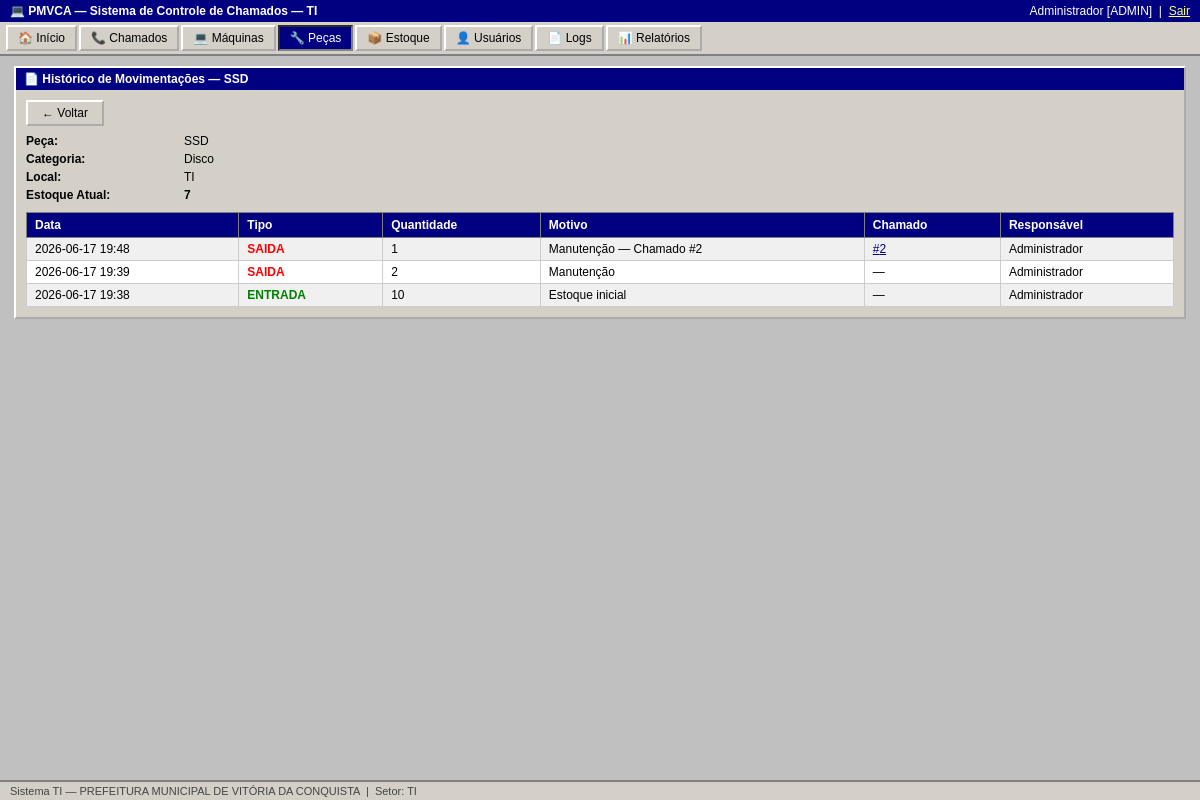
/pecas/1/historico (signed in), run on the app's committed database.
### tables this page shows
CREATE TABLE usuarios (
        id INTEGER PRIMARY KEY AUTOINCREMENT,
        nome TEXT NOT NULL, cpf TEXT UNIQUE NOT NULL, senha TEXT NOT NULL,
        perfil TEXT NOT NULL DEFAULT 'usuario', setor TEXT NOT NULL,
        ativo INTEGER NOT NULL DEFAULT 1, criado_em TEXT NOT NULL);

CREATE TABLE pecas (
        id INTEGER PRIMARY KEY AUTOINCREMENT,
        nome TEXT NOT NULL, categoria TEXT NOT NULL,
        observacao TEXT, criado_em TEXT NOT NULL);

CREATE TABLE estoque (
        id INTEGER PRIMARY KEY AUTOINCREMENT,
        peca_id INTEGER UNIQUE NOT NULL, local TEXT NOT NULL,
        quantidade INTEGER NOT NULL DEFAULT 0, observacao TEXT, criado_em TEXT NOT NULL,
        FOREIGN KEY(peca_id) REFERENCES pecas(id));

CREATE TABLE movimentacoes_estoque (
        id INTEGER PRIMARY KEY AUTOINCREMENT,
        peca_id INTEGER NOT NULL, tipo TEXT NOT NULL, quantidade INTEGER NOT NULL,
        motivo TEXT NOT NULL, chamado_id INTEGER, usuario_id INTEGER, data TEXT NOT NULL,
        FOREIGN KEY(peca_id) REFERENCES pecas(id));

### app.py (the view)
@app.route('/pecas/<int:pid>/historico')
@login_required
def peca_historico(pid):
    conn = get_db()
    p    = conn.execute("""SELECT p.*, e.local as estoque_local, e.quantidade as estoque_quantidade
        FROM pecas p LEFT JOIN estoque e ON e.peca_id=p.id WHERE p.id=?""",(pid,)).fetchone()
    hist = conn.execute("""SELECT m.*, u.nome as usuario_nome FROM movimentacoes_estoque m
        LEFT JOIN usuarios u ON m.usuario_id=u.id WHERE m.peca_id=? ORDER BY m.data DESC""",(pid,)).fetchall()
    conn.close()
    return render_template('peca_historico.html', peca=p, historico=hist)

### app.py (called while the page is built)
def get_db():
    conn = sqlite3.connect(DB_PATH)
    conn.row_factory = sqlite3.Row
    conn.execute("PRAGMA foreign_keys = ON")
    return conn

def login_required(f):
    @wraps(f)
    def d(*a, **kw):
        if 'usuario_id' not in session:
            return redirect(url_for('login'))
        return f(*a, **kw)
    return d

### templates/peca_historico.html (shortened to what this page needs)
{% extends 'base.html' %}
{% block content %}
<div class="window">
  <div class="window-title">&#128196; Histórico de Movimentações &mdash; {{ peca.nome }}</div>
  <div class="window-body">
    <div class="toolbar">
      <a href="/pecas" class="btn">&#8592; Voltar</a>
    </div>
    <dl class="info-grid mb">
      <dt>Peça:</dt><dd>{{ peca.nome }}</dd>
      <dt>Categoria:</dt><dd>{{ peca.categoria }}</dd>
      <dt>Local:</dt><dd>{{ peca.estoque_local or '—' }}</dd>
      <dt>Estoque Atual:</dt><dd><strong>{{ peca.estoque_quantidade if peca.estoque_local else '—' }}</strong></dd>
    </dl>
    {% if historico %}
    <table>
      <tr><th>Data</th><th>Tipo</th><th>Quantidade</th><th>Motivo</th><th>Chamado</th><th>Responsável</th></tr>
      {% for h in historico %}
      <tr>
        <td>{{ h.data[:16] }}</td>
        <td><strong {% if h.tipo=='entrada' %}style="color:green"{% else %}style="color:red"{% endif %}>{{ h.tipo|upper }}</strong></td>
        <td>{{ h.quantidade }}</td>
        <td>{{ h.motivo }}</td>
        <td>{% if h.chamado_id %}<a href="/chamados/{{ h.chamado_id }}">#{{ h.chamado_id }}</a>{% else %}—{% endif %}</td>
        <td>{{ h.usuario_nome or '—' }}</td>
      </tr>
      {% endfor %}
    </table>
    {% else %}
    <p style="padding:8px;color:#555">Nenhuma movimentação registrada.</p>
    {% endif %}
  </div>
</div>
{% endblock %}

### templates/base.html (shortened to what this page needs)
<!DOCTYPE html>
<html lang="pt-BR">
<head>
<link rel="stylesheet" href="/static/css/style.css">
</head>
<body>
{% if session.usuario_id %}
<div class="topbar">
  <span class="topbar-title">&#128187; PMVCA — Sistema de Controle de Chamados — TI</span>
  <span class="topbar-user">
    {{ session.nome }} [{{ session.perfil|upper }}] &nbsp;|&nbsp;
    <a href="/logout" class="btn-link">Sair</a>
  </span>
</div>
<div class="navbar">
  <a href="/dashboard"  {% if request.path=='/dashboard' %}class="active"{% endif %}>&#127968; Início</a>
  <a href="/chamados"   {% if '/chamados' in request.path %}class="active"{% endif %}>&#128222; Chamados</a>
  <a href="/maquinas"   {% if '/maquinas' in request.path %}class="active"{% endif %}>&#128187; Máquinas</a>
  <a href="/pecas"      {% if '/pecas' in request.path %}class="active"{% endif %}>&#128295; Peças</a>
  <a href="/estoque"    {% if '/estoque' in request.path %}class="active"{% endif %}>&#128230; Estoque</a>
  {% if session.perfil == 'admin' %}
  <a href="/usuarios"   {% if '/usuarios' in request.path %}class="active"{% endif %}>&#128100; Usuários</a>
  <a href="/logs"       {% if '/logs' in request.path %}class="active"{% endif %}>&#128196; Logs</a>
  {% endif %}
  <a href="/relatorios" {% if '/relatorios' in request.path %}class="active"{% endif %}>&#128202; Relatórios</a>
</div>
{% endif %}
<div class="main-content">
{% block content %}{% endblock %}
</div>
<div class="statusbar">
  Sistema TI — PREFEITURA MUNICIPAL DE VITÓRIA DA CONQUISTA
  {% if session.usuario_id %}&nbsp;|&nbsp; Setor: {{ session.setor }}{% endif %}
</div>
</body>
</html>

### static/css/style.css (style rules this page uses)
*, *::before, *::after { box-sizing: border-box; margin: 0; padding: 0; }
body { font-family: Tahoma, Arial, sans-serif; font-size: 13px; background: #c0c0c0; color: #000; min-height: 100vh; display: flex; flex-direction: column; }
.topbar { background: #000080; color: #fff; padding: 4px 10px; display: flex; justify-content: space-between; align-items: center; font-size: 12px; }
.topbar a { color: #ffff80; }
.topbar-title { font-weight: bold; }
.navbar { background: #d4d0c8; border-bottom: 2px solid #808080; padding: 0; display: flex; flex-wrap: wrap; gap: 2px; padding: 3px 6px; }
.navbar a { display: inline-block; padding: 4px 10px; text-decoration: none; color: #000; border: 2px outset #fff; background: #d4d0c8; font-size: 12px; }
.navbar a:hover, .navbar a.active { background: #000080; color: #fff; border: 2px inset #808080; }
.main-content { flex: 1; padding: 10px 14px; }
.statusbar { background: #d4d0c8; border-top: 2px solid #808080; padding: 3px 10px; font-size: 11px; color: #444; }
.window { background: #d4d0c8; border: 2px outset #fff; margin-bottom: 10px; }
.window-title { background: #000080; color: #fff; padding: 4px 8px; font-weight: bold; font-size: 12px; display: flex; align-items: center; gap: 6px; }
.window-body { padding: 10px; }
.btn, button, input[type=submit], input[type=button] { font-family: Tahoma, Arial, sans-serif; font-size: 12px; padding: 4px 14px; background: #d4d0c8; border: 2px outset #fff; cursor: pointer; color: #000; text-decoration: none; display: inline-block; }
.btn-link { color: #ffff80; background: none; border: none; cursor: pointer; text-decoration: underline; padding: 0; }
table { width: 100%; border-collapse: collapse; background: #fff; font-size: 12px; }
th { background: #000080; color: #fff; padding: 5px 8px; text-align: left; border: 1px solid #808080; white-space: nowrap; }
td { padding: 4px 8px; border: 1px solid #ccc; vertical-align: middle; }
tr:nth-child(even) td { background: #f0f0f0; }
.mb { margin-bottom: 10px; }
a { color: #000080; }
.toolbar { display: flex; gap: 6px; margin-bottom: 8px; flex-wrap: wrap; align-items: center; }
.info-grid { display: grid; grid-template-columns: 150px 1fr; gap: 4px 8px; font-size: 12px; }
.info-grid dt { font-weight: bold; }
.info-grid dd { margin: 0; }

### data on the page
usuarios: nome "Administrador", perfil "ADMIN"
pecas: nome "SSD", categoria "Disco"
estoque: local "TI", local+quantidade "7"
movimentacoes_estoque: data "2026-06-17 19:48", tipo "SAIDA", quantidade "1", motivo "Manutenção — Chamado #2", chamado_id "2", nome "Administrador"
movimentacoes_estoque: data "2026-06-17 19:39", tipo "SAIDA", quantidade "2", motivo "Manutenção", nome "Administrador"
movimentacoes_estoque: data "2026-06-17 19:38", tipo "ENTRADA", quantidade "10", motivo "Estoque inicial", nome "Administrador"

### other printed values
{{ session.setor }} "TI"
